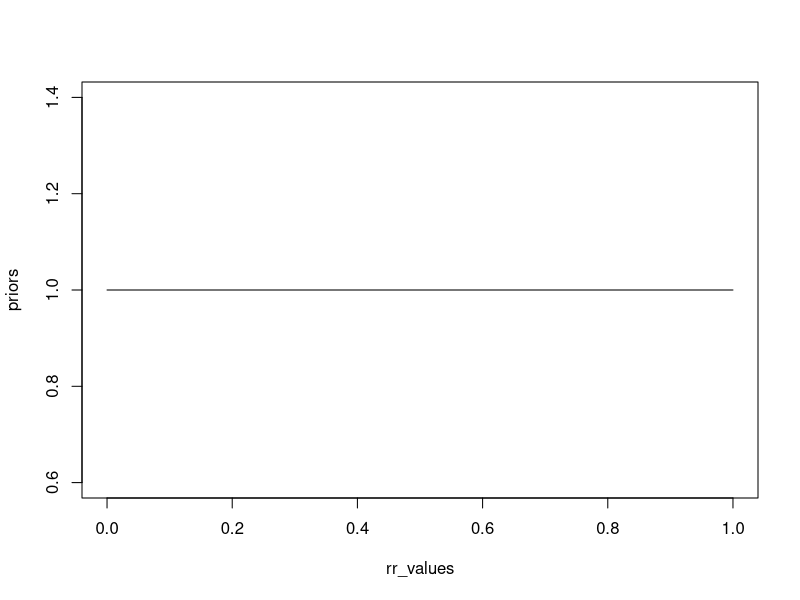

The R source for this figure:
## ---- chunk 1
#| label: fig-prior-plot
#| fig-cap: "Prior beliefs"

rr_values =  seq(0, 1, 0.01)
priors = rep(1,length(rr_values))
plot(rr_values, priors, type = "l")
